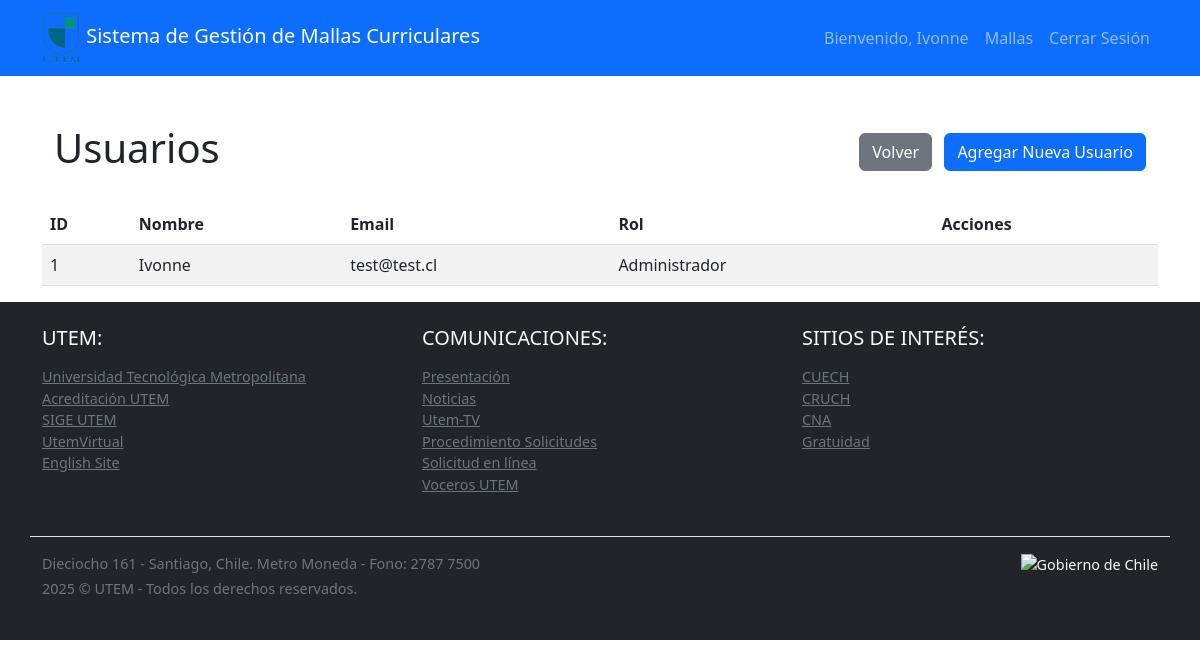
Before: /src/admin/usuarios.php (signed in) with the older database file.
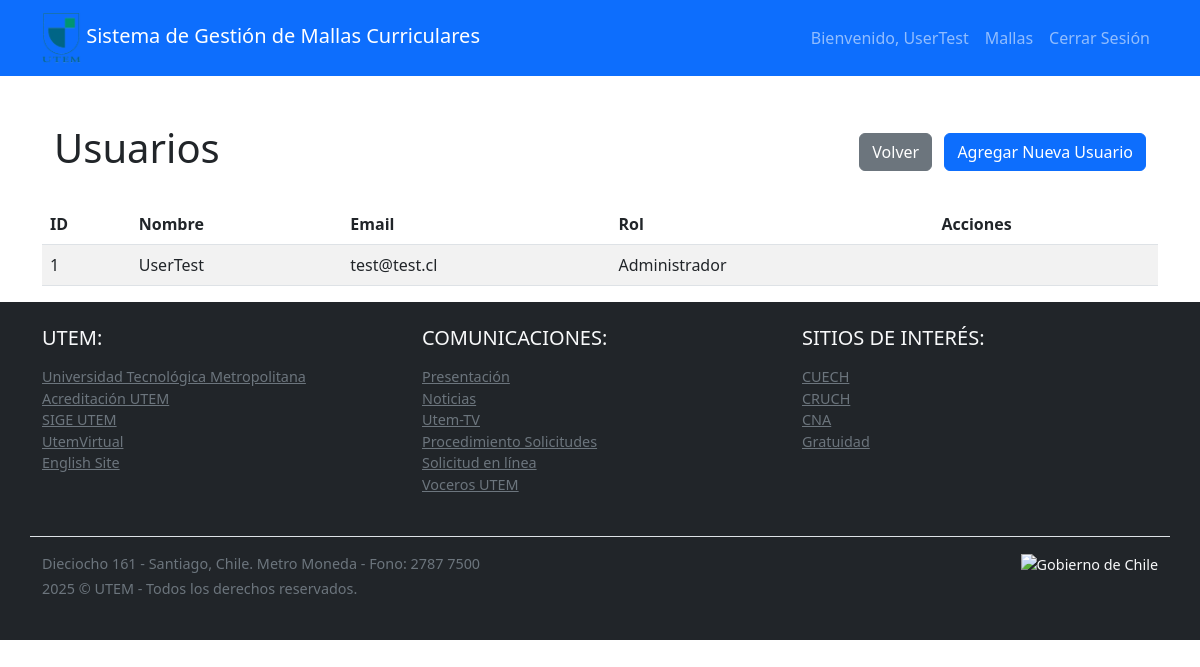
After: the same page with the newer database file.
### tables this page shows
CREATE TABLE `usuarios` (
  `id` int(11) NOT NULL,
  `nombre` varchar(100) NOT NULL,
  `email` varchar(100) NOT NULL,
  `password` varchar(255) NOT NULL,
  `role` int(11) NOT NULL,
  `created_at` timestamp NOT NULL DEFAULT current_timestamp()
);

### config/database.php (called while the page is built, shortened)
<?php
class Database {
    private $host = 'localhost';
    private $usuario = 'root';
    private $password = '';
    private $database = 'utem_curriculum';
    public function conectar() {
        try {
            $this->conexion = new PDO(
                "mysql:host={$this->host};dbname={$this->database}",
                $this->usuario,
                $this->password
            );
            $this->conexion->setAttribute(PDO::ATTR_ERRMODE, PDO::ERRMODE_EXCEPTION);
            return $this->conexion;
        } catch(PDOException $e) {
            die("Error de conexión: " . $e->getMessage());
        }
    }
}
?>

### src/models/Usuario.php (called while the page is built, shortened)
<?php
class Usuario {
    private $conexion;
    public function __construct($db) {
        $this->conexion = $db;
    }
    public function obtenerTodos() {
        $stmt = $this->conexion->query("SELECT * FROM usuarios ORDER BY id");
        return $stmt->fetchAll(PDO::FETCH_ASSOC);
    }
}
?>

### src/admin/usuarios.php (the view, shortened to what this page needs)
<?php
require_once '../../config/database.php';
require_once '../../src/models/Usuario.php';
$db = new Database();
$usuario = new Usuario($db->conectar());
$usuarios = $usuario->obtenerTodos();
?>
<!DOCTYPE html>
<html lang="es">
<head>
    <link href="https://cdn.jsdelivr.net/npm/bootstrap@5.2.3/dist/css/bootstrap.min.css" rel="stylesheet">
</head>
<body>
    <?php include '../../includes/header.php'; ?>
    <div class="container mt-5">
        <div class="container-fluid mb-4">
            <div class="row align-items-center">
                <div class="col">
                <h1>Usuarios</h1>
                </div>
                <div class="col-auto">
                <a href="dashboard.php" class="btn btn-secondary me-2">Volver</a>
                <a href="agregar_usuario.php" class="btn btn-primary">Agregar Nueva Usuario</a>
                </div>
            </div>
        </div>
        <table class="table table-striped">
            <thead>
                <tr>
                    <th>ID</th>
                    <th>Nombre</th>
                    <th>Email</th>
                    <th>Rol</th>
                    <th>Acciones</th>
                </tr>
            </thead>
            <tbody>
                <?php foreach ($usuarios as $u): ?>
                <tr>
                    <td><?php echo $u['id']; ?></td>
                    <td><?php echo htmlspecialchars($u['nombre']); ?></td>
                    <td><?php echo htmlspecialchars($u['email']); ?></td>
                    <td><?php echo $u['role'] == 1 ? 'Administrador' : 'Usuario'; ?></td>
                    <td>
                    </td>
                </tr>
                <?php endforeach; ?>
            </tbody>
        </table>
    </div>
    <?php include '../../includes/footer.php'; ?>
</body>
</html>

### includes/header.php (shortened to what this page needs)
<nav class="navbar navbar-expand-lg navbar-dark bg-primary">
    <div class="container">
        <a class="navbar-brand" href="/src/admin/dashboard.php">
            <img src="/public/img/logo_utem.png" alt="" class="img-fluid" style="max-width: 50px; max-height: 50px;"> Sistema de Gestión de Mallas Curriculares
        </a>
        <div class="collapse navbar-collapse" id="navbarNav">
            <ul class="navbar-nav ms-auto">
                <?php if(isset($_SESSION['usuario_id'])): ?>
                    <li class="nav-item">
                        <span class="nav-link">
                            Bienvenido, <?php echo $_SESSION['nombre'] ?? 'Usuario'; ?>
                        </span>
                    </li>
                    <li class="nav-item">
                        <a class="nav-link" href="/src/admin/mallas.php">Mallas</a>
                    </li>
                    <li class="nav-item">
                        <a class="nav-link" href="#" id="logout-link">Cerrar Sesión</a>
                    </li>
                <?php else: ?>
                    <li class="nav-item">
                        <a class="nav-link" href="/src/auth/login.php">Iniciar Sesión</a>
                    </li>
                <?php endif; ?>
            </ul>
        </div>
    </div>
</nav>

### includes/footer.php (shortened to what this page needs)
<footer class="footer mt-auto py-4 bg-dark text-light">
  <div class="container">
    <div class="row mb-4">
      <div class="col-md-4">
        <h5 class="text-uppercase mb-3">UTEM:</h5>
        <ul class="list-unstyled">
          <li><a href="http://www.utem.cl/" class="text-secondary" target="_blank" rel="noopener noreferrer">Universidad Tecnológica Metropolitana</a></li>
          <li><a href="https://acreditacion.utem.cl/" class="text-secondary" target="_blank" rel="noopener noreferrer">Acreditación UTEM</a></li>
          <li><a href="https://sige.utem.cl/" class="text-secondary" target="_blank" rel="noopener noreferrer">SIGE UTEM</a></li>
          <li><a href="http://www.utemvirtual.cl/portal/" class="text-secondary" target="_blank" rel="noopener noreferrer">UtemVirtual</a></li>
          <li><a href="https://www.utem.cl/universidad/english/" class="text-secondary" target="_blank" rel="noopener noreferrer">English Site</a></li>
        </ul>
      </div>
      <div class="col-md-4">
        <h5 class="text-uppercase mb-3">COMUNICACIONES:</h5>
        <ul class="list-unstyled">
          <li><a href="https://www.utem.cl/comunicaciones/" class="text-secondary" target="_blank" rel="noopener noreferrer">Presentación</a></li>
          <li><a href="http://noticias.utem.cl/" class="text-secondary" target="_blank" rel="noopener noreferrer">Noticias</a></li>
          <li><a href="https://utem.tv/" class="text-secondary" target="_blank" rel="noopener noreferrer">Utem-TV</a></li>
          <li><a href="https://www.utem.cl/comunicaciones/procedimiento-solicitudes/" class="text-secondary" target="_blank" rel="noopener noreferrer">Procedimiento Solicitudes</a></li>
          <li><a href="https://www.utem.cl/comunicaciones/solicitud-en-linea/" class="text-secondary" target="_blank" rel="noopener noreferrer">Solicitud en línea</a></li>
          <li><a href="https://www.utem.cl/comunicaciones/voceros-utem/" class="text-secondary" target="_blank" rel="noopener noreferrer">Voceros UTEM</a></li>
        </ul>
      </div>
      <div class="col-md-4">
        <h5 class="text-uppercase mb-3">SITIOS DE INTERÉS:</h5>
        <ul class="list-unstyled">
          <li><a href="http://uestatales.cl/cue/" class="text-secondary" target="_blank" rel="noopener noreferrer">CUECH</a></li>
          <li><a href="http://www.consejoderectores.cl/web/" class="text-secondary" target="_blank" rel="noopener noreferrer">CRUCH</a></li>
          <li><a href="https://www.cnachile.cl/Paginas/Inicio.aspx" class="text-secondary" target="_blank" rel="noopener noreferrer">CNA</a></li>
          <li><a href="http://www.gratuidad.cl/" class="text-secondary" target="_blank" rel="noopener noreferrer">Gratuidad</a></li>
        </ul>
      </div>
    </div>
    <div class="row border-top pt-3">
      <div class="col-md-8">
        <p class="text-secondary mb-1">Dieciocho 161 - Santiago, Chile. Metro Moneda - Fono: 2787 7500</p>
        <p class="text-secondary">2025 © UTEM - Todos los derechos reservados.</p>
      </div>
      <div class="col-md-4 text-end">
        <img src="https://upload.wikimedia.org/wikipedia/commons/thumb/e/e6/Logo_Gobierno_de_Chile_2010-2014.svg/1920px-Logo_Gobierno_de_Chile_2010-2014.svg.png" alt="Gobierno de Chile" height="150">
      </div>
    </div>
  </div>
</footer>

### includes/footer.php (style rules this page uses)
.footer { font-size: 0.9rem; }

Changed rows visible on the page:
changed usuarios "test@test.cl": nombre "Ivonne" → "UserTest"
Other visible differences:
$_SESSION['nombre']: "Ivonne" → "UserTest"
